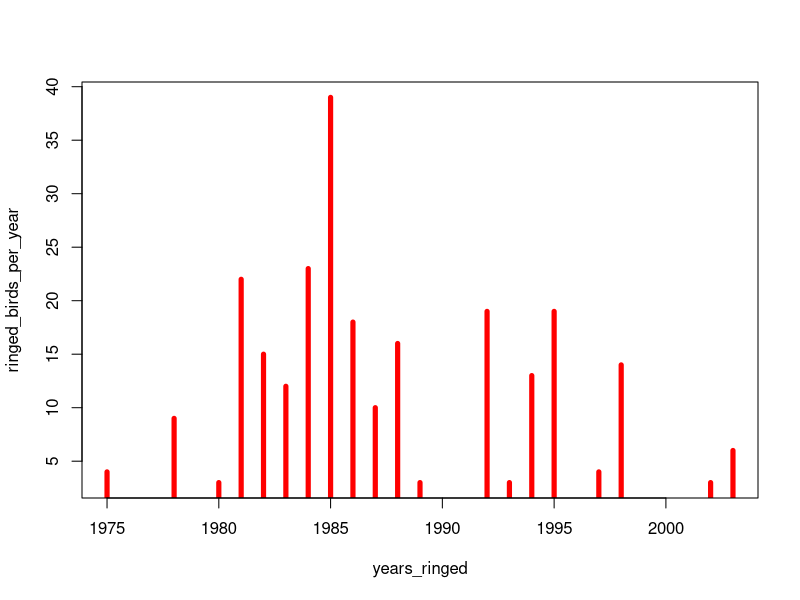
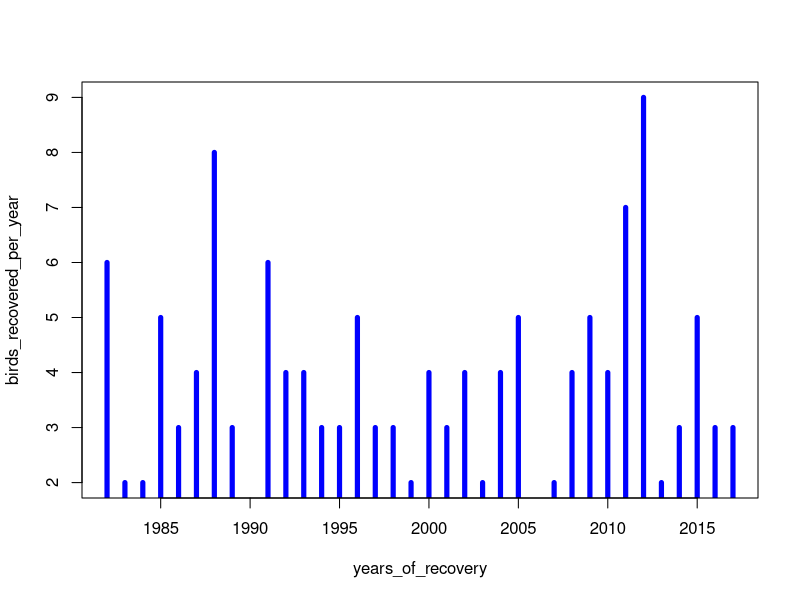
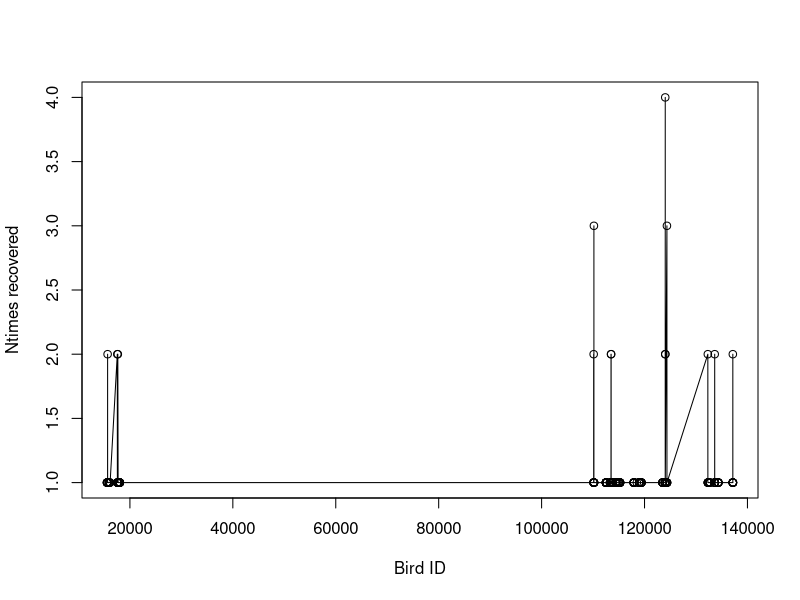

Recreate these plots in R, in order.
## ---- chunk 1
dringed<-read.csv("data/Gyrs_ringed.csv")
head(dringed) # What's in the data table
length(unique(dringed$Ring_No)) #How many unique bird IDs
## ---- chunk 2
drecov<-read.csv("data/Gyrs_recovered.csv")
head(drecov)
length(unique(drecov$Ring_No)) #How many unique bird IDs in Gyrs_recovered.csv
## ---- chunk 3
dringed$Year=format(as.Date(dringed$Ringed_date, format="%d/%m/%Y"),"%Y")
years_ringed=sort(unique(as.numeric(na.omit(dringed$Year))))
ringed_birds_per_year=years_ringed # initializing
for (k in 1:length(years_ringed)){
  ringed_birds_per_year[k]=length(unique(dringed$Ring_No[dringed$Year==years_ringed[k]]))
}
plot(years_ringed,ringed_birds_per_year,type="h",lwd=5,col="red")
#ggplot(data=,aes(x=years_ringed, y=ringed_birds_per_year)) + geom_bar(stat="identity")
## ---- chunk 4
drecov$Year=format(as.Date(drecov$Date_recovered, format="%d/%m/%Y"),"%Y")
years_of_recovery=sort(unique(as.numeric(na.omit(drecov$Year))))
birds_recovered_per_year=years_of_recovery# initializing
for (k in 1:length(years_of_recovery)){
  birds_recovered_per_year[k]=length(unique(drecov$Ring_No[drecov$Year==years_of_recovery[k]]))
}
plot(years_of_recovery,birds_recovered_per_year,type="h",lwd=5,col="blue")
## ---- chunk 5
bird_recovered_list=unique(drecov$Ring_No)
ntimes_recovered=rep(0,length(bird_recovered_list))
for (k in 1:length(bird_recovered_list)){
  ntimes_recovered[k]=sum(drecov$Ring_No==bird_recovered_list[k])
}
plot(bird_recovered_list,ntimes_recovered,type="o",lwd=1,col="black",xlab="Bird ID",ylab= "Ntimes recovered")
table(ntimes_recovered)
## ---- chunk 6
## these are all the recovery codes that we have (top row), and how many of those we have in the dataset (bottom row).

table(drecov$Condition_Euring_code) 

### [previous comment: For instance, we can see 15 read colourmarks. 
### We need to simplify this complexity to some extent by aggregating some values. ]

## ---- chunk 7
drecov$Date_recovered[drecov$Condition_Euring_code %in% c(4,7,8)]

drecov$Date_recovered[drecov$Condition_Euring_code %in% c(7,8)]

## ---- chunk 8
table(drecov$Accurancy_of_date_Euring_code) 
## ---- chunk 9
table(drecov$Circumstances_Euring_code) 
